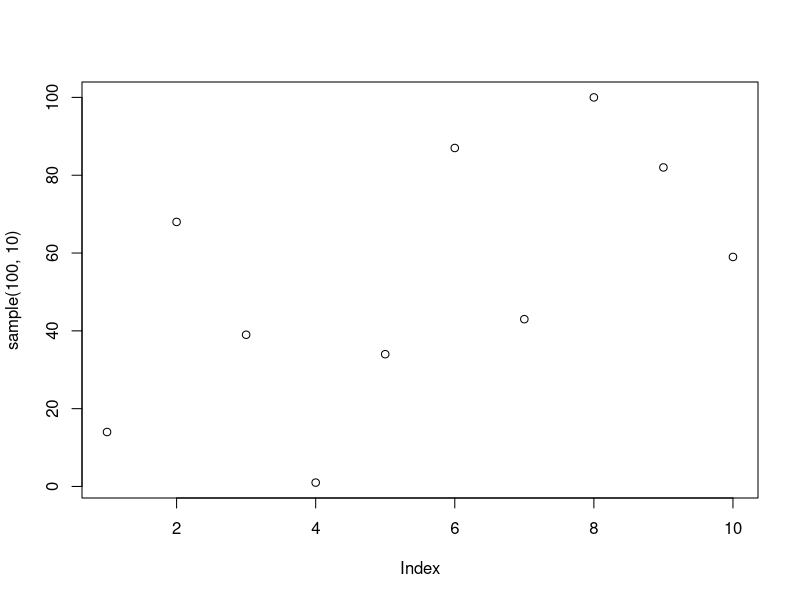

Write R code to recreate this figure. (Note: this script raises an error after producing the figure.)
# previously the package of "ReporteRs" was used to create Word documents but has been removed since
#install the package ('officer')
install.packages('officer')
library(officer)
library(dplyr)

#create an empty word file
sample_doc <- read_docx()
#next we start adding paragraphs to the empty document
sample_doc <- sample_doc %>% body_add_par("This is the first note")
sample_doc <- sample_doc %>% body_add_par("This is the second note")
sample_doc <- sample_doc %>% body_add_par("This is the third note")
View(sample_doc)

#next we can add plotted images to our Word document

#First we create a temp file to make a plot
set.seed(0)
src <- tempfile(fileext = ".png")

#create a PNG object
png(filename = src, width = 4, height = 4, units = 'in', res = 400)

#then we create a plot
plot(sample(100, 10))

#save PNG file
dev.off()

#then we add the PNG file into the Word file
sample_doc <- sample_doc %>% body_add_img(src = src, width = 4, height = 4, style = "centered")

#Finally this is how we save our Word document, we use the Print command
print(sample_doc, target = "SampleFile.docx")
